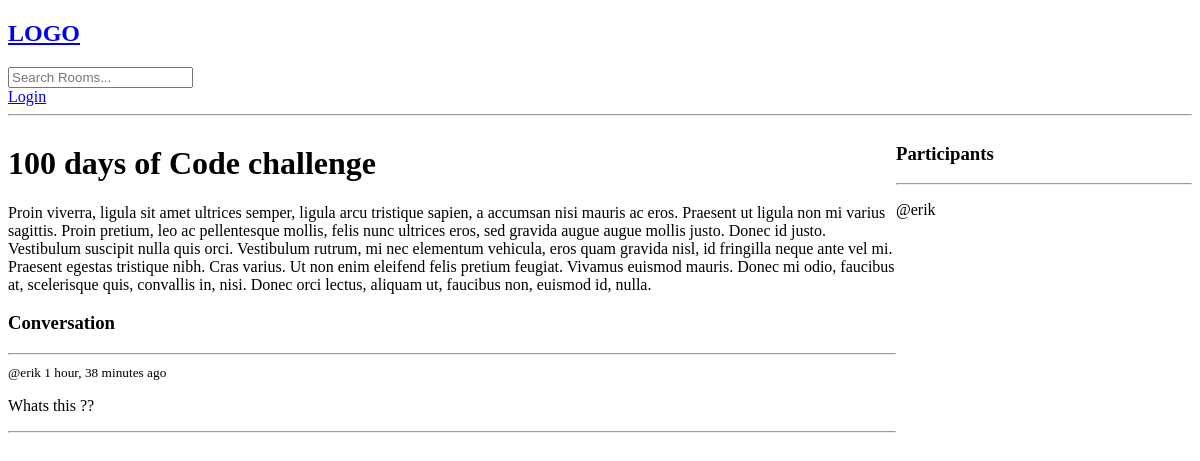
Before: /room/2/ with the older database file.
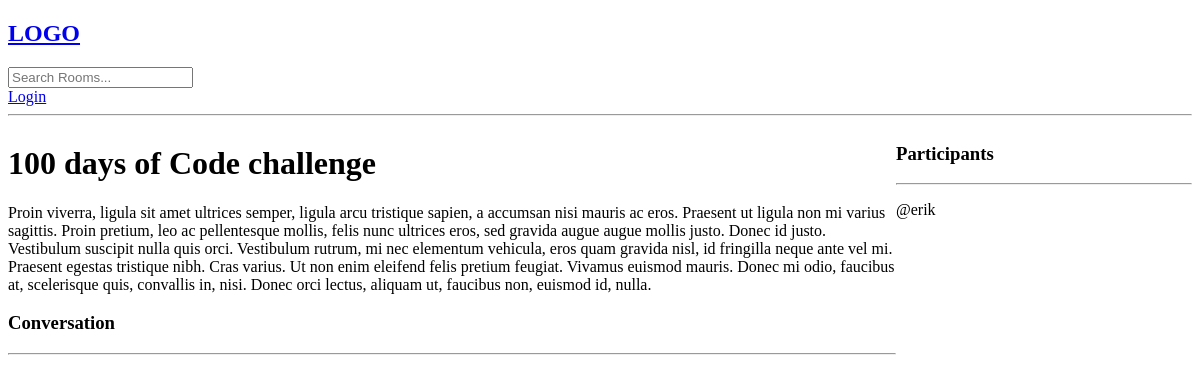
After: the same page with the newer database file.
### base/models.py (models this page shows, shortened)
class Message(models.Model):
    user = models.ForeignKey(User, on_delete=models.CASCADE) # database table relationship
    room = models.ForeignKey(Room, on_delete=models.CASCADE)
    body = models.TextField()
    updated = models.DateTimeField(auto_now=True)
    created = models.DateTimeField(auto_now_add=True)
    class Meta:
        ordering = ['-updated', '-created'] # '-' enables order by descending order(new first)

### base/views.py (the view, shortened to what this page needs)
# urls.py: path('room/<str:pk>/', views.room, name='room'),
def room(request, pk):  #Dynamic route in Python
    room = Room.objects.get(id=pk)
    room_messages = room.message_set.all()  # gets all messages related to this room
    participants = room.participants.all()  # get all room participants
    context = {'room': room, 'room_messages': room_messages, 'participants':participants}
    return render(request, 'base/room.html', context)

### base/templates/base/room.html (shortened to what this page needs)
{% extends 'main.html' %} {% block content %}
<div class="room-container">
    <div>
        <h1>{{room.name}}</h1>
        <p>{{room.description}}</p>
        <div class="comment-wrapper">
        <h3>Conversation</h3>
        <hr />
        {% for message in room_messages %}
        <div>
            <small>@{{message.user}} {{message.created|timesince}} ago</small>
            <p>{{message.body}}</p>
            <hr />
        </div>
        {% endfor %}
        </div>
    </div>
    <div>
        <h3>Participants</h3>
        <hr>
        {% for user in participants %}
        <div>
            <p>@{{user.username}}</p>
        </div>
        {% endfor %}
    </div>
</div>
{% endblock content %}

Changed rows visible on the page:
removed Message: user "erik", created "1 hour, 38 minutes", body "Whats this ??"
